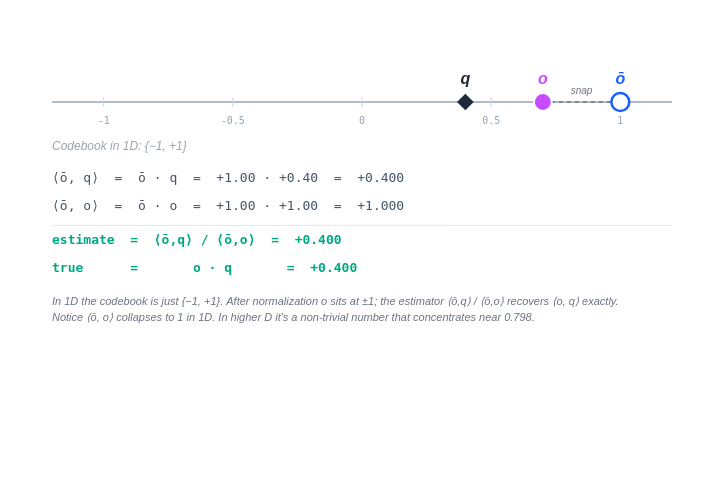

This figure's Vega-Lite source:
### Vega specification from a JSON file in a GitHub repository (floating-point values rounded to 4 significant figures)
{"$schema": "https://vega.github.io/schema/vega/v5.json", "description": "RaBitQ estimator in 1D. The codebook is {−1, +1}; the data vector o snaps to ō = sign(o). Drag o and q on the number line; watch the estimator ⟨ō,q⟩/⟨ō,o⟩ recover o·q exactly.", "width": 700, "height": 480, "padding": 12, "background": "transparent", "signals": [{"name": "o_value", "value": 0.7, "on": [{"events": [{"source": "window", "type": "mousemove", "between": [{"markname": "o_marker", "type": "mousedown"}, {"source": "window", "type": "mouseup"}]}, {"source": "window", "type": "touchmove", "between": [{"markname": "o_marker", "type": "touchstart"}, {"source": "window", "type": "touchend"}], "consume": true}], "update": "clamp(round(invert('x', x()) / 0.05) * 0.05, -1, 1)"}]}, {"name": "q_value", "value": 0.4, "on": [{"events": [{"source": "window", "type": "mousemove", "between": [{"markname": "q_marker", "type": "mousedown"}, {"source": "window", "type": "mouseup"}]}, {"source": "window", "type": "touchmove", "between": [{"markname": "q_marker", "type": "touchstart"}, {"source": "window", "type": "touchend"}], "consume": true}], "update": "clamp(round(invert('x', x()) / 0.05) * 0.05, -1, 1)"}]}, {"name": "o_bar", "update": "o_value >= 0 ? 1 : -1"}, {"name": "inner_oq_bar", "update": "o_bar * q_value"}, {"name": "inner_oo_bar", "update": "o_bar * o_bar"}, {"name": "estimate", "update": "inner_oq_bar / inner_oo_bar"}, {"name": "truth", "update": "o_bar * q_value"}, {"name": "agree", "update": "abs(estimate - truth) < 0.001"}, {"name": "agree_color", "update": "agree ? '#00a884' : '#1e293b'"}, {"name": "axis_y", "value": 90}, {"name": "panel_y", "value": 170}, {"name": "row_h", "value": 28}], "scales": [{"name": "x", "type": "linear", "domain": [-1.2, 1.2], "range": [40, 660]}], "data": [{"name": "ticks", "values": [-1, -0.5, 0, 0.5, 1]}], "marks": [{"type": "rule", "encode": {"enter": {"x": {"scale": "x", "value": -1.2}, "x2": {"scale": "x", "value": 1.2}, "stroke": {"value": "#94a3b8"}, "strokeWidth": {"value": 1.5}}, "update": {"y": {"signal": "axis_y"}}}}, {"type": "rule", "from": {"data": "ticks"}, "encode": {"enter": {"x": {"scale": "x", "field": "data"}, "stroke": {"value": "#cbd5e1"}, "strokeWidth": {"value": 1}}, "update": {"y": {"signal": "axis_y - 5"}, "y2": {"signal": "axis_y + 5"}}}}, {"type": "text", "from": {"data": "ticks"}, "encode": {"enter": {"x": {"scale": "x", "field": "data"}, "text": {"field": "data"}, "fontSize": {"value": 10}, "font": {"value": "IBM Plex Mono, monospace"}, "fill": {"value": "#94a3b8"}, "align": {"value": "center"}}, "update": {"y": {"signal": "axis_y + 22"}}}}, {"type": "rule", "encode": {"update": {"x": {"scale": "x", "signal": "o_value"}, "x2": {"scale": "x", "signal": "o_bar"}, "y": {"signal": "axis_y"}, "y2": {"signal": "axis_y"}, "stroke": {"value": "#6b7280"}, "strokeWidth": {"value": 1.5}, "strokeDash": {"value": [4, 4]}}}}, {"type": "symbol", "name": "o_marker", "encode": {"enter": {"size": {"value": 320}, "shape": {"value": "circle"}, "fill": {"value": "#c84cff"}, "stroke": {"value": "#ffffff"}, "strokeWidth": {"value": 2}, "cursor": {"value": "ew-resize"}}, "update": {"x": {"scale": "x", "signal": "o_value"}, "y": {"signal": "axis_y"}}}}, {"type": "text", "encode": {"enter": {"text": {"value": "o"}, "fontSize": {"value": 16}, "fontWeight": {"value": 600}, "fontStyle": {"value": "italic"}, "fill": {"value": "#c84cff"}, "align": {"value": "center"}}, "update": {"x": {"scale": "x", "signal": "o_value"}, "y": {"signal": "axis_y - 18"}}}}, {"type": "symbol", "name": "q_marker", "encode": {"enter": {"size": {"value": 280}, "shape": {"value": "diamond"}, "fill": {"value": "#1e293b"}, "cursor": {"value": "ew-resize"}}, "update": {"x": {"scale": "x", "signal": "q_value"}, "y": {"signal": "axis_y"}}}}, {"type": "text", "encode": {"enter": {"text": {"value": "q"}, "fontSize": {"value": 16}, "fontWeight": {"value": 600}, "fontStyle": {"value": "italic"}, "fill": {"value": "#1e293b"}, "align": {"value": "center"}}, "update": {"x": {"scale": "x", "signal": "q_value"}, "y": {"signal": "axis_y - 18"}}}}, {"type": "symbol", "encode": {"enter": {"size": {"value": 320}, "shape": {"value": "circle"}, "fill": {"value": "#ffffff"}, "stroke": {"value": "#175fff"}, "strokeWidth": {"value": 2.5}}, "update": {"x": {"scale": "x", "signal": "o_bar"}, "y": {"signal": "axis_y"}}}}, {"type": "text", "encode": {"enter": {"text": {"value": "ō"}, "fontSize": {"value": 16}, "fontWeight": {"value": 600}, "fontStyle": {"value": "italic"}, "fill": {"value": "#175fff"}, "align": {"value": "center"}}, "update": {"x": {"scale": "x", "signal": "o_bar"}, "y": {"signal": "axis_y - 18"}}}}, {"type": "text", "encode": {"enter": {"text": {"value": "snap"}, "fontSize": {"value": 10}, "fontStyle": {"value": "italic"}, "fill": {"value": "#6b7280"}, "align": {"value": "center"}}, "update": {"x": {"scale": "x", "signal": "(o_value + o_bar) / 2"}, "y": {"signal": "axis_y - 8"}}}}, {"type": "text", "encode": {"enter": {"x": {"value": 40}, "fontSize": {"value": 12}, "fontStyle": {"value": "italic"}, "fill": {"value": "#9ca3af"}, "text": {"value": "Codebook in 1D: {−1, +1}"}}, "update": {"y": {"signal": "axis_y + 48"}}}}, {"type": "text", "encode": {"enter": {"x": {"value": 40}, "fontSize": {"value": 13}, "font": {"value": "IBM Plex Mono, monospace"}, "fill": {"value": "#475569"}}, "update": {"y": {"signal": "panel_y"}, "text": {"signal": "'⟨ō, q⟩  =  ō · q  =  ' + format(o_bar, '+.2f') + ' · ' + format(q_value, '+.2f') + '  =  ' + format(inner_oq_bar, '+.3f')"}}}}, {"type": "text", "encode": {"enter": {"x": {"value": 40}, "fontSize": {"value": 13}, "font": {"value": "IBM Plex Mono, monospace"}, "fill": {"value": "#475569"}}, "update": {"y": {"signal": "panel_y + row_h"}, "text": {"signal": "'⟨ō, o⟩  =  ō · o  =  ' + format(o_bar, '+.2f') + ' · ' + format(o_bar, '+.2f') + '  =  ' + format(inner_oo_bar, '+.3f')"}}}}, {"type": "rule", "encode": {"enter": {"x": {"value": 40}, "x2": {"value": 660}, "stroke": {"value": "#e5e7eb"}, "strokeWidth": {"value": 1}}, "update": {"y": {"signal": "panel_y + row_h * 1.55"}}}}, {"type": "text", "encode": {"enter": {"x": {"value": 40}, "fontSize": {"value": 13}, "font": {"value": "IBM Plex Mono, monospace"}, "fontWeight": {"value": 600}}, "update": {"y": {"signal": "panel_y + row_h * 2.2"}, "fill": {"signal": "agree_color"}, "text": {"signal": "'estimate  =  ⟨ō,q⟩ / ⟨ō,o⟩  =  ' + format(estimate, '+.3f')"}}}}, {"type": "text", "encode": {"enter": {"x": {"value": 40}, "fontSize": {"value": 13}, "font": {"value": "IBM Plex Mono, monospace"}, "fontWeight": {"value": 600}}, "update": {"y": {"signal": "panel_y + row_h * 3.2"}, "fill": {"signal": "agree_color"}, "text": {"signal": "'true      =       o · q       =  ' + format(truth, '+.3f')"}}}}, {"type": "text", "encode": {"enter": {"x": {"value": 40}, "fontSize": {"value": 11}, "fontStyle": {"value": "italic"}, "fill": {"value": "#6b7280"}}, "update": {"y": {"signal": "panel_y + row_h * 4.4"}, "text": {"value": "In 1D the codebook is just {−1, +1}. After normalization o sits at ±1; the estimator ⟨ō,q⟩ / ⟨ō,o⟩ recovers ⟨o, q⟩ exactly."}}}}, {"type": "text", "encode": {"enter": {"x": {"value": 40}, "fontSize": {"value": 11}, "fontStyle": {"value": "italic"}, "fill": {"value": "#6b7280"}}, "update": {"y": {"signal": "panel_y + row_h * 4.4 + 16"}, "text": {"value": "Notice ⟨ō, o⟩ collapses to 1 in 1D. In higher D it's a non-trivial number that concentrates near 0.798."}}}}]}
